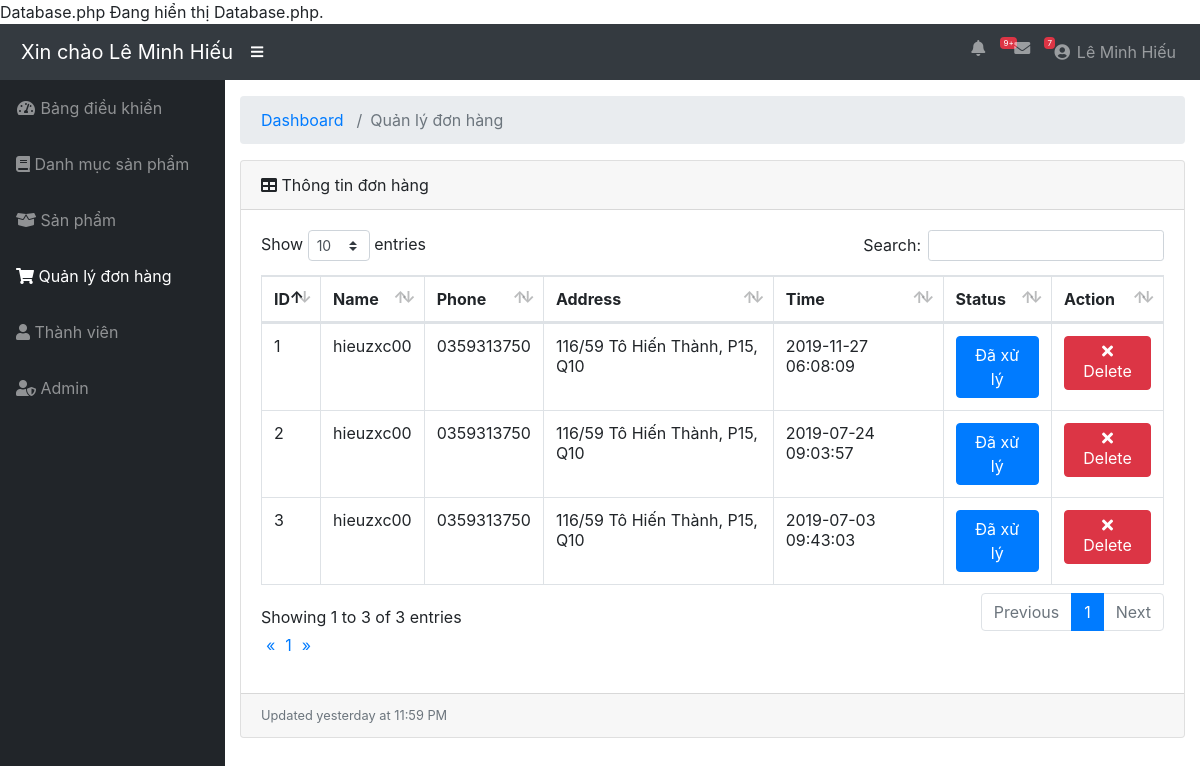
The page /source/admin/modules/transaction/index.php (signed in) on the database its author committed.
### tables this page shows
CREATE TABLE `transaction` (
  `id` int(11) NOT NULL,
  `amount` int(11) DEFAULT NULL,
  `users_id` int(11) DEFAULT NULL,
  `status` tinyint(4) DEFAULT '0',
  `note` text,
  `created_at` timestamp NULL DEFAULT CURRENT_TIMESTAMP,
  `updated_at` timestamp NULL DEFAULT CURRENT_TIMESTAMP ON UPDATE CURRENT_TIMESTAMP
);

CREATE TABLE `users` (
  `id` int(11) NOT NULL,
  `name` varchar(100) DEFAULT NULL,
  `email` varchar(100) DEFAULT NULL,
  `phone` char(15) DEFAULT NULL,
  `address` varchar(100) DEFAULT NULL,
  `password` varchar(50) DEFAULT NULL,
  `avatar` varchar(100) DEFAULT NULL,
  `status` tinyint(4) DEFAULT '1',
  `token` varchar(50) DEFAULT NULL,
  `created_at` timestamp NULL DEFAULT NULL ON UPDATE CURRENT_TIMESTAMP,
  `updated_at` timestamp NULL DEFAULT NULL ON UPDATE CURRENT_TIMESTAMP
);

### source/libraries/Database.php (called while the page is built, shortened)
<?php
    class Database
    {
        public $link;
        public function __construct()
        {
            $this->link = mysqli_connect("localhost","root","","toystoredb") or die ();
            mysqli_set_charset($this->link,"utf8");
        }
        public function countTable($table)
        {
            $sql = "SELECT id FROM  {$table}";
            $result = mysqli_query($this->link, $sql) or die("Lỗi Truy Vấn countTable----" .mysqli_error($this->link));
            $num = mysqli_num_rows($result);
            return $num;
        }
         public  function fetchJone($table,$sql ,$page = 0,$row ,$pagi = false )
        {
            $data = [];
            if ($pagi == true )
            {
                $total = $this->countTable($table);
                $sotrang = ceil($total / $row);
                $start = ($page - 1 ) * $row ;
                $sql .= " LIMIT $start,$row";
                $data = [ "page" => $sotrang];
                $result = mysqli_query($this->link,$sql) or die("Lỗi truy vấn fetchJone ---- " .mysqli_error($this->link));
            }
            else
            {
                $result = mysqli_query($this->link,$sql) or die("Lỗi truy vấn fetchJone ---- " .mysqli_error($this->link));
            }
            if( $result)
            {
                while ($num = mysqli_fetch_assoc($result))
                {
                    $data[] = $num;
                }
            }
            return $data;
        }
    }
?>

### source/admin/autoload/autoload.php (called while the page is built, shortened)
<?php
   require_once __DIR__. "/../../libraries/Database.php";
   $db = new Database;
 ?>

### source/admin/modules/transaction/index.php (the view, shortened to what this page needs)
<?php
   require_once __DIR__. "/../../autoload/autoload.php";
    if(isset($_GET['page']))
    {
        $p = $_GET['page'];
    }
    else
    {
        $p = 1;
    }
    $sql = "SELECT transaction.*, users.name as nameuser, users.phone as  phoneuser, users.address as addressuser FROM transaction LEFT JOIN users ON users.id = transaction.users_id ORDER BY ID DESC ";
    $transaction = $db->fetchJone('transaction',$sql,$p,5,true);
    if(isset($transaction['page']))
    {
        $sotrang = $transaction['page'];
        unset($transaction['page']);
    }
?>
<?php require_once __DIR__. "/../../layouts/header.php"; ?>
            <div id="content-wrapper">
    <div class="container-fluid">
        <ol class="breadcrumb">
            <li class="breadcrumb-item">
                <a href="#">Dashboard</a>
            </li>
            <li class="breadcrumb-item active">Quản lý đơn hàng</li>
        </ol>
        <div class="card mb-3">
            <div class="card-header">
                <i class="fas fa-table"></i>
                Thông tin đơn hàng
            </div>
            <div class="card-body">
                <div class="table-responsive">
                    <table class="table table-bordered" id="dataTable" width="100%" cellspacing="0">
                        <thead>
                            <tr>
                                <th>ID</th>
                                <th>Name</th>
                                <th>Phone</th>
                                <th>Address</th>
                                <th>Time</th>
                                <th>Status</th>
                                <th>Action</th>
                            </tr>
                        </thead>
                        <tbody>
                            <?php $stt = 1; foreach ($transaction as $item): ?>
                            <tr>
                                <td><?php echo $stt ?></td>
                                <td><?php echo $item['nameuser'] ?></td>
                                <td><?php echo $item['phoneuser'] ?></td>
                                <td><?php echo $item['addressuser'] ?></td>
                                <td><?php echo $item['created_at'] ?></td>
                                <td>
                                    <a href="status.php?id=<?php echo $item['id'] ?>" class="btn btn-xs <?php echo $item['status'] == 0 ? 'btn-danger' : 'btn-primary' ?>"><?php echo $item['status'] == 0 ? 'Chưa xử lý' : 'Đã xử lý' ?></a>
                                </td>
                                <td>
                                    <a class="btn btn-xs btn-danger" href="delete.php?id=<?php echo $item['id'] ?>"><i class="fa fa-times"></i> Delete</a>
                                </td>
                            </tr>
                            <?php $stt++ ; endforeach ?>
                        </tbody>
                    </table>
                    <div class="pull-right">
                        <nav aria-label="Page navigation" class="clearfix">
                            <ul class="pagination">
                                <li>
                                    <a href="" aria-label="Previous">
                                        <span aria-hidden="true">&laquo;</span>
                                    </a>
                                </li>
                                <?php for($i = 1 ; $i <= $sotrang ; $i++) : ?>
                                    <?php
                                       if(isset($_GET['page']))
                                       {
                                           $p = $_GET['page'];
                                       }
                                       else
                                       {
                                           $p = 1;
                                       }
                                     ?>
                                    <li class="<?php echo ($i == $p) ? 'active' : '' ?>">
                                        <a href="?page=<?php echo $i ;?>"><?php echo $i; ?></a>
                                    </li>
                                <?php endfor; ?>
                                 <li>
                                    <a href="" aria-label="Next">
                                        <span aria-hidden="true">&raquo;</span>
                                    </a>
                                </li>
                            </ul>
                        </nav>
                    </div>
                </div>
            </div>
            <div class="card-footer small text-muted">Updated yesterday at 11:59 PM</div>
        </div>
    </div>
</div>
</div>
</body>
</html>

### source/admin/layouts/header.php (style rules this page uses)
a { padding :5px; }

### rows shown on the page
transaction: users.name "hieuzxc00", users.phone "0359313750", users.address "116/59 Tô Hiến Thành, P15, Q10", created_at "2019-11-27 06:08:09", status "Đã xử lý"
transaction: users.name "hieuzxc00", users.phone "0359313750", users.address "116/59 Tô Hiến Thành, P15, Q10", created_at "2019-07-24 09:03:57", status "Đã xử lý"
transaction: users.name "hieuzxc00", users.phone "0359313750", users.address "116/59 Tô Hiến Thành, P15, Q10", created_at "2019-07-03 09:43:03", status "Đã xử lý"

### other values the page prints
$_SESSION['admin_name'] "Lê Minh Hiếu"
